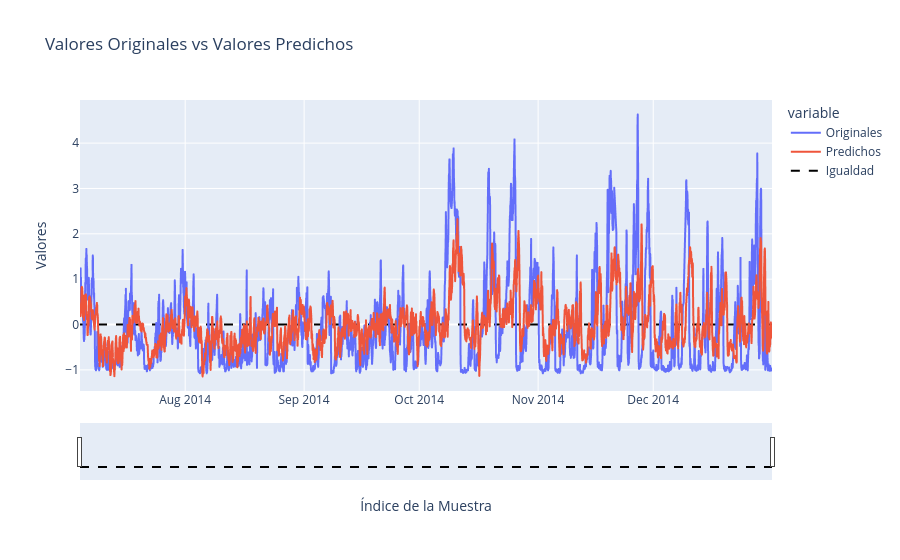

The code cell stored with this chart in its notebook:
### Code cell
# Crea un DataFrame con los datos originales y los predichos
df = pd.DataFrame({'Originales': valY.flatten(), 'Predichos': prediccionMLP.flatten()})
df.index = val_date

fecha_inicio = df.index[0]
fecha_fin = df.index[-1]

fig = px.line(df, title='Valores Originales vs Valores Predichos')
fig.update_xaxes(rangeslider_visible=True, title='Índice de la Muestra', range=[fecha_inicio, fecha_fin])
fig.update_yaxes(title='Valores')


fig.add_trace(go.Scatter(x=df.index, y=[0] * len(df), mode='lines', name='Igualdad', line=dict(color='black', dash='dash')))
dfMLP = df
fig.show()

### Figure 1 — Plotly figure (JSON) as saved in the notebook; plotly's stock layout.template omitted (floating-point values rounded to 4 significant figures; data arrays with more than 128 entries replaced by an {"elided": "..."} marker saying what was removed)
{"data": [{"hovertemplate": "variable=Originales<br>index=%{x}<br>value=%{y}<extra></extra>", "legendgroup": "Originales", "line": {"color": "#636efa", "dash": "solid"}, "marker": {"symbol": "circle"}, "mode": "lines", "name": "Originales", "showlegend": true, "type": "scattergl", "x": {"elided": "4330 str values"}, "xaxis": "x", "y": {"elided": "4330 float values"}, "yaxis": "y"}, {"hovertemplate": "variable=Predichos<br>index=%{x}<br>value=%{y}<extra></extra>", "legendgroup": "Predichos", "line": {"color": "#EF553B", "dash": "solid"}, "marker": {"symbol": "circle"}, "mode": "lines", "name": "Predichos", "showlegend": true, "type": "scattergl", "x": {"elided": "4330 str values"}, "xaxis": "x", "y": {"elided": "4330 float values"}, "yaxis": "y"}, {"line": {"color": "black", "dash": "dash"}, "mode": "lines", "name": "Igualdad", "type": "scatter", "x": {"elided": "4330 str values"}, "y": {"elided": "4330 int values"}}], "layout": {"legend": {"title": {"text": "variable"}, "tracegroupgap": 0}, "title": {"text": "Valores Originales vs Valores Predichos"}, "xaxis": {"anchor": "y", "domain": [0, 1], "range": ["2014-07-04T14:00:00", "2014-12-31T23:00:00"], "rangeslider": {"visible": true}, "title": {"text": "Índice de la Muestra"}}, "yaxis": {"anchor": "x", "domain": [0, 1], "title": {"text": "Valores"}}}}
